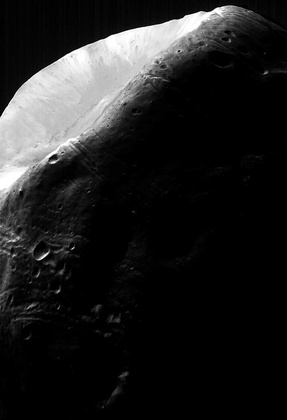
%> input picture Matlab files/test/mars.jpg, 287 x 420 px, shrunk from 683 x 1000 before the run
$ octave hough_show2_edge.m   (GNU Octave 9; MATLAB toolbox functions it lacks are replaced by stand-ins)
%> lines starting %> are read from the running program, lines starting %| are printed output that depends on the picture
### Matlab files/line_hough2.m
function imh = line_hough2(im)
% hough transform
% Feng Jiang CS390S demo
[ro,co] = size(im);
[a,b,v] = find(im>0);
rho_mx = ceil(sqrt(ro^2+co^2));
%theta = -90:90;
nim = zeros(ro,co);
imh = zeros(rho_mx*2+1,181);

for i=1:length(a)
    for theta = -90:90
       r = a(i)*cos(theta/180*pi)+b(i)*sin(theta/180*pi);
       r = floor(r);
       r = r+rho_mx+1;
       imh(r,theta+90+1) = imh(r,theta+90+1)+1;
    end;
end;


### Matlab files/hough_show2_edge.m
%demo for line detection using Hough transform
clear all;
close all;
  im = imread('./test/mars.jpg');
%> im is the input picture: size 420x287 uint8; min 0, max 255, mean 32.3
% im = imread('./test/hough2.jpg');
im = double(im);
%> im: size 420x287 double
T = 15;
eim=im;
 eim = edge(im,'sobel',T);
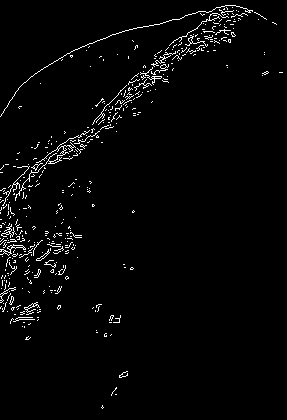
%> eim: size 420x287 logical; 2.5% white in thin lines or dots
%  eim = bwmorph(eim,'clean'); %using binary morphology to clean the independent dots

%   [eim_h,nim] = line_hough2(eim);
eim_h = line_hough2(eim);
%> in line_hough2, `[a,b,v] = find(im>0);`: a = 3062 values from 6 to 409; b = 3062 values from 1 to 283; v = 3062 logical values, 3062 true
%> after the loop in line_hough2, `for i=1:length(a)`:
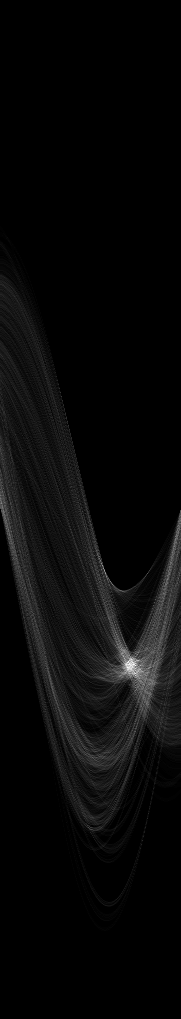
%> imh: size 1019x181 double; min 0, max 88, mean 3; drawn with min black and max white

figure,subplot(3,1,1),image(im);
colormap(gray(256));
title('Original Image');
axis image;
axis off;

subplot(3,1,2),imagesc(eim);
colormap(gray(256));
title('After Edge Detetction');
axis image;
axis off;

subplot(3,1,3),
imagesc(eim_h);
colormap(gray(256));
title('After Hough Transform');
axis image;
axis off;
figure,image(eim_h)
%> after `image(eim_h)`:
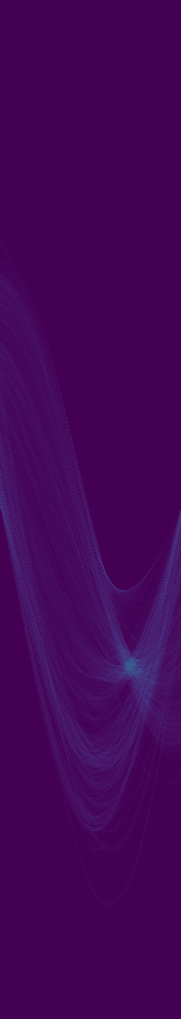
%> displayed picture: size 1019x181x3, on the screen's scale of 0 to 255; mean R, G, B 68.7, 4.9, 87.8
